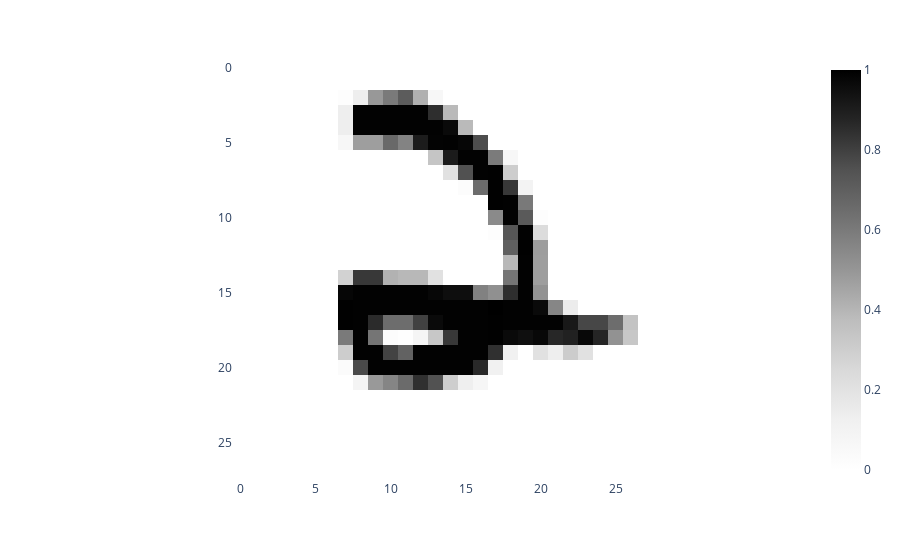

The cell this chart's notebook holds for it:
### Code cell
px.imshow(X_test[432].reshape(28,28), color_continuous_scale='greys')

### Figure 1 — Plotly figure (JSON) as saved in the notebook; plotly's stock layout.template omitted (floating-point values rounded to 4 significant figures; data arrays with more than 128 entries replaced by an {"elided": "..."} marker saying what was removed)
{"data": [{"coloraxis": "coloraxis", "hovertemplate": "x: %{x}<br>y: %{y}<br>color: %{z}<extra></extra>", "name": "0", "type": "heatmap", "xaxis": "x", "yaxis": "y", "z": {"elided": "28x28 float values"}}], "layout": {"coloraxis": {"colorscale": [[0, "rgb(255,255,255)"], [0.125, "rgb(240,240,240)"], [0.25, "rgb(217,217,217)"], [0.375, "rgb(189,189,189)"], [0.5, "rgb(150,150,150)"], [0.625, "rgb(115,115,115)"], [0.75, "rgb(82,82,82)"], [0.875, "rgb(37,37,37)"], [1, "rgb(0,0,0)"]]}, "margin": {"t": 60}, "xaxis": {"anchor": "y", "constrain": "domain", "domain": [0, 1], "scaleanchor": "y"}, "yaxis": {"anchor": "x", "autorange": "reversed", "constrain": "domain", "domain": [0, 1]}}}
